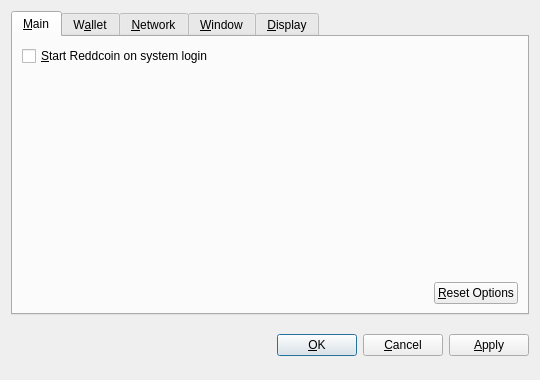
<?xml version="1.0" encoding="UTF-8"?>
<ui version="4.0">
 <class>OptionsDialog</class>
 <widget class="QDialog" name="OptionsDialog">
  <property name="geometry">
   <rect>
    <x>0</x>
    <y>0</y>
    <width>540</width>
    <height>380</height>
   </rect>
  </property>
  <property name="windowTitle">
   <string>Options</string>
  </property>
  <property name="modal">
   <bool>true</bool>
  </property>
  <layout class="QVBoxLayout" name="verticalLayout">
   <item>
    <widget class="QTabWidget" name="tabWidget">
     <property name="tabPosition">
      <enum>QTabWidget::North</enum>
     </property>
     <property name="currentIndex">
      <number>0</number>
     </property>
     <widget class="QWidget" name="tabMain">
      <attribute name="title">
       <string>&amp;Main</string>
      </attribute>
      <layout class="QVBoxLayout" name="verticalLayout_Main">
       <item>
        <widget class="QCheckBox" name="bitcoinAtStartup">
         <property name="toolTip">
          <string>Automatically start Reddcoin after logging in to the system.</string>
         </property>
         <property name="text">
          <string>&amp;Start Reddcoin on system login</string>
         </property>
        </widget>
       </item>
       <item>
        <spacer name="verticalSpacer_Main">
         <property name="orientation">
          <enum>Qt::Vertical</enum>
         </property>
         <property name="sizeHint" stdset="0">
          <size>
           <width>20</width>
           <height>40</height>
          </size>
         </property>
        </spacer>
       </item>
       <item>
        <layout class="QHBoxLayout" name="horizontalLayout_2_Main">
         <item>
          <spacer name="horizontalSpacer_2_Main">
           <property name="orientation">
            <enum>Qt::Horizontal</enum>
           </property>
           <property name="sizeHint" stdset="0">
            <size>
             <width>40</width>
             <height>20</height>
            </size>
           </property>
          </spacer>
         </item>
         <item>
          <widget class="QPushButton" name="resetButton">
           <property name="toolTip">
            <string>Reset all client options to default.</string>
           </property>
           <property name="text">
            <string>&amp;Reset Options</string>
           </property>
           <property name="autoDefault">
            <bool>false</bool>
           </property>
          </widget>
         </item>
        </layout>
       </item>
      </layout>
     </widget>
     <widget class="QWidget" name="tabWallet">
      <attribute name="title">
       <string>W&amp;allet</string>
      </attribute>
      <layout class="QVBoxLayout" name="verticalLayout_Network">
       <item>
        <widget class="QLabel" name="transactionFeeInfoLabel">
         <property name="text">
          <string>Optional transaction fee per kB that helps make sure your transactions are processed quickly. Most transactions are 1 kB.</string>
         </property>
         <property name="textFormat">
          <enum>Qt::PlainText</enum>
         </property>
         <property name="wordWrap">
          <bool>true</bool>
         </property>
        </widget>
       </item>
       <item>
        <layout class="QHBoxLayout" name="horizontalLayout_1_Main">
         <item>
          <widget class="QLabel" name="transactionFeeLabel">
           <property name="text">
            <string>Pay transaction &amp;fee</string>
           </property>
           <property name="textFormat">
            <enum>Qt::PlainText</enum>
           </property>
           <property name="buddy">
            <cstring>transactionFee</cstring>
           </property>
          </widget>
         </item>
         <item>
          <widget class="BitcoinAmountField" name="transactionFee"/>
         </item>
         <item>
          <spacer name="horizontalSpacer_1_Main">
           <property name="orientation">
            <enum>Qt::Horizontal</enum>
           </property>
           <property name="sizeHint" stdset="0">
            <size>
             <width>40</width>
             <height>20</height>
            </size>
           </property>
          </spacer>
         </item>
        </layout>
       </item>
       <item>
        <widget class="QLabel" name="label">
         <property name="text">
          <string>If you disable the spending of unconfirmed change, the change from a transaction cannot be used until that transaction has at least one confirmation. This also affects how your balance is computed.</string>
         </property>
         <property name="wordWrap">
          <bool>true</bool>
         </property>
        </widget>
       </item>
       <item>
        <widget class="QCheckBox" name="spendZeroConfChange">
         <property name="text">
          <string>Spend unconfirmed change  (experts only)</string>
         </property>
        </widget>
       </item>
       <item>
        <spacer name="verticalSpacer">
         <property name="orientation">
          <enum>Qt::Vertical</enum>
         </property>
         <property name="sizeHint" stdset="0">
          <size>
           <width>20</width>
           <height>40</height>
          </size>
         </property>
        </spacer>
       </item>
      </layout>
     </widget>
     <widget class="QWidget" name="tabNetwork">
      <attribute name="title">
       <string>&amp;Network</string>
      </attribute>
      <layout class="QVBoxLayout" name="verticalLayout_Network">
       <item>
        <widget class="QCheckBox" name="mapPortUpnp">
         <property name="toolTip">
          <string>Automatically open the Reddcoin client port on the router. This only works when your router supports UPnP and it is enabled.</string>
         </property>
         <property name="text">
          <string>Map port using &amp;UPnP</string>
         </property>
        </widget>
       </item>
       <item>
        <widget class="QCheckBox" name="connectSocks">
         <property name="toolTip">
          <string>Connect to the Reddcoin network through a SOCKS proxy (e.g. when connecting through Tor).</string>
         </property>
         <property name="text">
          <string>&amp;Connect through SOCKS proxy:</string>
         </property>
        </widget>
       </item>
       <item>
        <layout class="QHBoxLayout" name="horizontalLayout_Network">
         <item>
          <widget class="QLabel" name="proxyIpLabel">
           <property name="text">
            <string>Proxy &amp;IP:</string>
           </property>
           <property name="textFormat">
            <enum>Qt::PlainText</enum>
           </property>
           <property name="buddy">
            <cstring>proxyIp</cstring>
           </property>
          </widget>
         </item>
         <item>
          <widget class="QValidatedLineEdit" name="proxyIp">
           <property name="maximumSize">
            <size>
             <width>140</width>
             <height>16777215</height>
            </size>
           </property>
           <property name="toolTip">
            <string>IP address of the proxy (e.g. 127.0.0.1)</string>
           </property>
          </widget>
         </item>
         <item>
          <widget class="QLabel" name="proxyPortLabel">
           <property name="text">
            <string>&amp;Port:</string>
           </property>
           <property name="textFormat">
            <enum>Qt::PlainText</enum>
           </property>
           <property name="buddy">
            <cstring>proxyPort</cstring>
           </property>
          </widget>
         </item>
         <item>
          <widget class="QLineEdit" name="proxyPort">
           <property name="maximumSize">
            <size>
             <width>55</width>
             <height>16777215</height>
            </size>
           </property>
           <property name="toolTip">
            <string>Port of the proxy (e.g. 9050)</string>
           </property>
          </widget>
         </item>
         <item>
          <widget class="QLabel" name="socksVersionLabel">
           <property name="text">
            <string>SOCKS &amp;Version:</string>
           </property>
           <property name="textFormat">
            <enum>Qt::PlainText</enum>
           </property>
           <property name="buddy">
            <cstring>socksVersion</cstring>
           </property>
          </widget>
         </item>
         <item>
          <widget class="QValueComboBox" name="socksVersion">
           <property name="toolTip">
            <string>SOCKS version of the proxy (e.g. 5)</string>
           </property>
          </widget>
         </item>
         <item>
          <spacer name="horizontalSpacer_Network">
           <property name="orientation">
            <enum>Qt::Horizontal</enum>
           </property>
           <property name="sizeHint" stdset="0">
            <size>
             <width>40</width>
             <height>20</height>
            </size>
           </property>
          </spacer>
         </item>
        </layout>
       </item>
       <item>
        <spacer name="verticalSpacer_Network">
         <property name="orientation">
          <enum>Qt::Vertical</enum>
         </property>
         <property name="sizeHint" stdset="0">
          <size>
           <width>20</width>
           <height>40</height>
          </size>
         </property>
        </spacer>
       </item>
      </layout>
     </widget>
     <widget class="QWidget" name="tabWindow">
      <attribute name="title">
       <string>&amp;Window</string>
      </attribute>
      <layout class="QVBoxLayout" name="verticalLayout_Window">
       <item>
        <widget class="QCheckBox" name="minimizeToTray">
         <property name="toolTip">
          <string>Show only a tray icon after minimizing the window.</string>
         </property>
         <property name="text">
          <string>&amp;Minimize to the tray instead of the taskbar</string>
         </property>
        </widget>
       </item>
       <item>
        <widget class="QCheckBox" name="minimizeOnClose">
         <property name="toolTip">
          <string>Minimize instead of exit the application when the window is closed. When this option is enabled, the application will be closed only after selecting Quit in the menu.</string>
         </property>
         <property name="text">
          <string>M&amp;inimize on close</string>
         </property>
        </widget>
       </item>
       <item>
        <spacer name="verticalSpacer_Window">
         <property name="orientation">
          <enum>Qt::Vertical</enum>
         </property>
         <property name="sizeHint" stdset="0">
          <size>
           <width>20</width>
           <height>40</height>
          </size>
         </property>
        </spacer>
       </item>
      </layout>
     </widget>
     <widget class="QWidget" name="tabDisplay">
      <attribute name="title">
       <string>&amp;Display</string>
      </attribute>
      <layout class="QVBoxLayout" name="verticalLayout_Display">
       <item>
        <layout class="QHBoxLayout" name="horizontalLayout_1_Display">
         <item>
          <widget class="QLabel" name="langLabel">
           <property name="text">
            <string>User Interface &amp;language:</string>
           </property>
           <property name="textFormat">
            <enum>Qt::PlainText</enum>
           </property>
           <property name="buddy">
            <cstring>lang</cstring>
           </property>
          </widget>
         </item>
         <item>
          <widget class="QValueComboBox" name="lang">
           <property name="toolTip">
            <string>The user interface language can be set here. This setting will take effect after restarting Reddcoin.</string>
           </property>
          </widget>
         </item>
        </layout>
       </item>
       <item>
        <layout class="QHBoxLayout" name="horizontalLayout_2_Display">
         <item>
          <widget class="QLabel" name="unitLabel">
           <property name="text">
            <string>&amp;Unit to show amounts in:</string>
           </property>
           <property name="textFormat">
            <enum>Qt::PlainText</enum>
           </property>
           <property name="buddy">
            <cstring>unit</cstring>
           </property>
          </widget>
         </item>
         <item>
          <widget class="QValueComboBox" name="unit">
           <property name="toolTip">
            <string>Choose the default subdivision unit to show in the interface and when sending coins.</string>
           </property>
          </widget>
         </item>
        </layout>
       </item>
       <item>
        <widget class="QCheckBox" name="displayAddresses">
         <property name="toolTip">
          <string>Whether to show Reddcoin addresses in the transaction list or not.</string>
         </property>
         <property name="text">
          <string>&amp;Display addresses in transaction list</string>
         </property>
        </widget>
       </item>
       <item>
        <widget class="QCheckBox" name="coinControlFeatures">
         <property name="toolTip">
          <string>Whether to show coin control features or not.</string>
         </property>
         <property name="text">
          <string>Display coin &amp;control features (experts only!)</string>
         </property>
        </widget>
       </item>
       <item>
        <spacer name="verticalSpacer_Display">
         <property name="orientation">
          <enum>Qt::Vertical</enum>
         </property>
         <property name="sizeHint" stdset="0">
          <size>
           <width>20</width>
           <height>40</height>
          </size>
         </property>
        </spacer>
       </item>
      </layout>
     </widget>
    </widget>
   </item>
   <item>
    <layout class="QHBoxLayout" name="horizontalLayout_Buttons">
     <item>
      <spacer name="horizontalSpacer_1">
       <property name="orientation">
        <enum>Qt::Horizontal</enum>
       </property>
       <property name="sizeHint" stdset="0">
        <size>
         <width>40</width>
         <height>48</height>
        </size>
       </property>
      </spacer>
     </item>
     <item>
      <widget class="QLabel" name="statusLabel">
       <property name="font">
        <font>
         <weight>75</weight>
         <bold>true</bold>
        </font>
       </property>
       <property name="text">
        <string/>
       </property>
       <property name="textFormat">
        <enum>Qt::PlainText</enum>
       </property>
       <property name="wordWrap">
        <bool>true</bool>
       </property>
      </widget>
     </item>
     <item>
      <spacer name="horizontalSpacer_2">
       <property name="orientation">
        <enum>Qt::Horizontal</enum>
       </property>
       <property name="sizeHint" stdset="0">
        <size>
         <width>40</width>
         <height>48</height>
        </size>
       </property>
      </spacer>
     </item>
     <item>
      <widget class="QPushButton" name="okButton">
       <property name="text">
        <string>&amp;OK</string>
       </property>
      </widget>
     </item>
     <item>
      <widget class="QPushButton" name="cancelButton">
       <property name="text">
        <string>&amp;Cancel</string>
       </property>
       <property name="autoDefault">
        <bool>false</bool>
       </property>
      </widget>
     </item>
     <item>
      <widget class="QPushButton" name="applyButton">
       <property name="text">
        <string>&amp;Apply</string>
       </property>
       <property name="autoDefault">
        <bool>false</bool>
       </property>
      </widget>
     </item>
    </layout>
   </item>
  </layout>
 </widget>
 <customwidgets>
  <customwidget>
   <class>BitcoinAmountField</class>
   <extends>QSpinBox</extends>
   <header>bitcoinamountfield.h</header>
  </customwidget>
  <customwidget>
   <class>QValueComboBox</class>
   <extends>QComboBox</extends>
   <header>qvaluecombobox.h</header>
  </customwidget>
  <customwidget>
   <class>QValidatedLineEdit</class>
   <extends>QLineEdit</extends>
   <header>qvalidatedlineedit.h</header>
  </customwidget>
 </customwidgets>
 <resources/>
 <connections/>
</ui>
